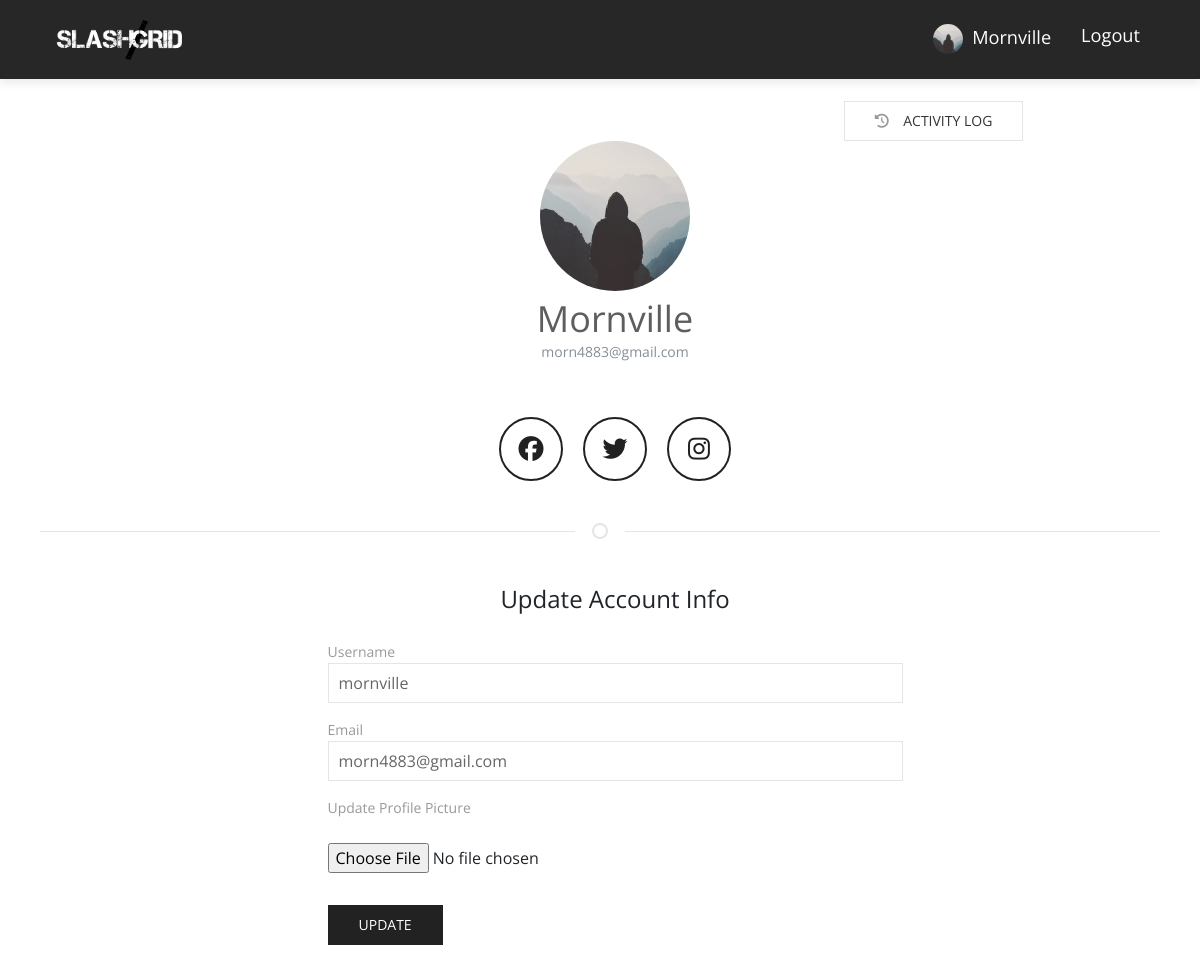
Page /account (signed in) on the committed database.
### flaskblog/models.py (models this page shows, shortened)
class User(db.Model, UserMixin):
    id = db.Column(db.Integer, primary_key=True)
    username = db.Column(db.String(20), unique=True, nullable=False)
    email = db.Column(db.String(120), unique=True, nullable=False)
    image_file = db.Column(db.String(20), nullable=False, default='default.jpg')
    password = db.Column(db.String(60), nullable=False)
    fb_link = db.Column(db.String(120), unique=True, nullable=True)
    posts = db.relationship('Post', backref='author', lazy=True)
    comment = db.relationship('Comments', backref='author', lazy=True)

### flaskblog/users/routes.py (the view)
@users.route("/account", methods=['GET', 'POST'])
@login_required
def account():
    form = UpdateAccountForm()
    if form.validate_on_submit():
        if form.picture.data:
            picture_file = save_picture(form.picture.data)
            current_user.image_file = picture_file
        current_user.username = form.username.data
        current_user.email = form.email.data
        db.session.commit()
        flash('Your account has been updated!', 'success')
        return redirect(url_for('users.account'))
    elif request.method == 'GET':
        form.username.data = current_user.username
        form.email.data = current_user.email
    image_file = url_for('static', filename='profile_pics/' + current_user.image_file)
    return render_template('account.html', title='Account',
                           image_file=image_file, form=form)

### flaskblog/users/forms.py (shortened to what this page needs)
class UpdateAccountForm(FlaskForm):
    username = StringField('Username',
                           validators=[DataRequired(), Length(min=2, max=20)])
    email = StringField('Email',
                        validators=[DataRequired(), Email()])
    picture = FileField('Update Profile Picture', validators=[FileAllowed(['jpg', 'png'])])
    fb_link = StringField('FACEBOOK LINK')
    submit = SubmitField('Update')

### flaskblog/models.py (called while the page is built)
@login_manager.user_loader
def load_user(user_id):
    return User.query.get(int(user_id))

### flaskblog/templates/account.html (shortened to what this page needs)
{% extends "base.html" %}
{% block content %}
  <div class="uk-container" style="margin-top:100px">
      <div class="row text-center">
         <div class="col-lg-6 offset-lg-3">
         </div>
         <div class="col-lg-12">
                <div class="row">
                        <div class="col-lg-10 text-right">
                            <a href="{{ url_for('posts.activity_log') }}">
                                    <button class="uk-button uk-button-default"><span class="fas fa-history"></span> &nbsp; &nbsp;Activity Log</button>
                            </a>
                        </div>
                </div>
         </div>
        <div class="col-lg-12">
                <img class="rounded-circle account-img" width="150" src="{{ image_file }}">
                <h3 class="account-heading uk-margin-small-top" style="text-transform: capitalize">{{ current_user.username }}
                        <p class="text-secondary" style="text-transform: lowercase">{{ current_user.email }}</p>
                </h3>
                <div class="effect varrius">
                        <div class="buttons">
                          <a href="{{ current_user.fb_link }}" class="fb" title="Join us on Facebook"><i class="fab fa-facebook" aria-hidden="true"></i></a>
                          <a href="{{ current_user.fb_link }}" class="tw" title="Join us on Twitter"><i class="fab fa-twitter" aria-hidden="true"></i></a>
                          <a href="{{ current_user.fb_link }}" class="insta" title="Join us on Instagram"><i class="fab fa-instagram" aria-hidden="true"></i></a>
                        </div>
                      </div>
                </div>
      </div>
      <hr class="uk-divider-icon uk-margin-medium-top">
      <div class="row uk-margin-medium-top">
            <div class="col-lg-6 offset-lg-3">
                    <form method="POST" action="" enctype="multipart/form-data">
                        <fieldset class="form-group">
                            <legend class="mb-4 text-center">Update Account Info</legend>
                            <div class="form-group">
                                {{ form.username.label(class="form-control-label") }}
                                {% if form.username.errors %}
                                    {{ form.username(class="form-control form-control-lg is-invalid") }}
                                    <div class="invalid-feedback">
                                        {% for error in form.username.errors %}
                                            <span>{{ error }}</span>
                                        {% endfor %}
                                    </div>
                                {% else %}
                                    {{ form.username(class="uk-input") }}
                                {% endif %}
                            </div>
                            <div class="form-group">
                                {{ form.email.label(class="form-control-label") }}
                                {% if form.email.errors %}
                                    {{ form.email(class="form-control form-control-lg is-invalid") }}
                                    <div class="invalid-feedback">
                                        {% for error in form.email.errors %}
                                            <span>{{ error }}</span>
                                        {% endfor %}
                                    </div>
                                {% else %}
                                    {{ form.email(class="uk-input") }}
                                {% endif %}
                            </div>
                            <div class="form-group">
                                {{ form.picture.label(class="") }}
                                <br><br>
                                {{ form.picture(class="form-control-file") }}
                            </div>
                        </fieldset>
                        <div class="form-group">
                            {{ form.submit(class="uk-button-secondary uk-button") }}
                        </div>
                    </form>
            </div>
      </div>
  </div>
{% endblock content %}

### flaskblog/templates/navbar.html (shortened to what this page needs)
<nav class="navbar main-nav  fixed-top navbar-expand-lg" style="background:#272727 !important">
    <div class="container">
        <a class="navbar-brand" href="/"><img src="{{ url_for('static', filename='images/download2.png') }}" alt="logo" width="150" style="padding:10px"></a>
        <div class="collapse navbar-collapse" id="navbarNav">
        <ul class="navbar-nav ml-auto">
          {% if current_user.is_authenticated %}
          <li class="nav-item">
              <a class="nav-link" href="{{ url_for('users.account') }}" style="text-transform: capitalize;color:white;font-size:1.3em">
                  <img class="rounded-circle" src="{{ url_for('static', filename='profile_pics/' + current_user.image_file) }}" width="30">
                  &nbsp;{{ current_user.username }}
              </a>
          </li>
          <li class="nav-item">
              <a class="nav-link" href="{{ url_for('users.logout') }}" style="color:white;font-size:1.3em">Logout</a>
          </li>
         {% endif %}
        </ul>
        </div>
    </div>
</nav>

### flaskblog/static/css/style.css (style rules this page uses)
body { font-family: "Open Sans", sans-serif; -webkit-font-smoothing: antialiased; }
h1, h2, h3, h4, h5, h6 { font-family: "Open Sans", sans-serif; color: #5e5e5e; font-weight: 400; line-height: 1; }
h3 { font-size: 36px; }
p, a, li, blockquote, label, span { font-size: 14px; letter-spacing: 0; line-height: 22px; color: #999999; margin-bottom: 0; }
p { line-height: 30px; }
.transition, .main-nav, .main-nav .navbar-brand { transition: .3s ease; }
.main-nav { background: #7d71d3; box-shadow: 0px 3px 10px 0px rgba(0, 0, 0, 0.1); }
.main-nav .navbar-brand { padding: 0; }
.main-nav .navbar-nav .nav-item { position: relative; }
.main-nav .navbar-nav .nav-item .nav-link { position: relative; text-align: center; font-size: 13px; color: #000; padding-left: 15px; padding-right: 15px; }

### flaskblog/templates/base.html (style rules this page uses)
.effect { width: 100%; background-color: #212121; }
.effect:nth-child(2n+1) { background-color: #fff; }
.effect .buttons { margin-top: 50px; display: flex; justify-content: center; }
.effect a { text-decoration: none !important; width: 60px; height: 60px; display: flex; align-items: center; justify-content: center; border-radius: 50%; margin-right: 20px; font-size: 25px; overflow: hidden; position: relative; color: #212121; border: 2px solid #212121; }
.effect a i { position: relative; z-index: 3; }
.effect a:last-child { margin-right: 0px; }
.effect a:before { content: ""; display: inline-block; height: 100%; vertical-align: middle; }
.effect a i { display: inline-block; vertical-align: middle; }
.effect.varrius a { transition: all 0.2s linear 0s; }
.effect.varrius a:after { content: ""; display: block; width: 90%; height: 90%; top: -110%; left: 0; right: 0; margin: auto; position: absolute; background-color: #212121; border-radius: 50%; }

### rows in the picture
User: image_file (placeholder picture), username "Mornville", email "morn4883@gmail.com", username "mornville"
